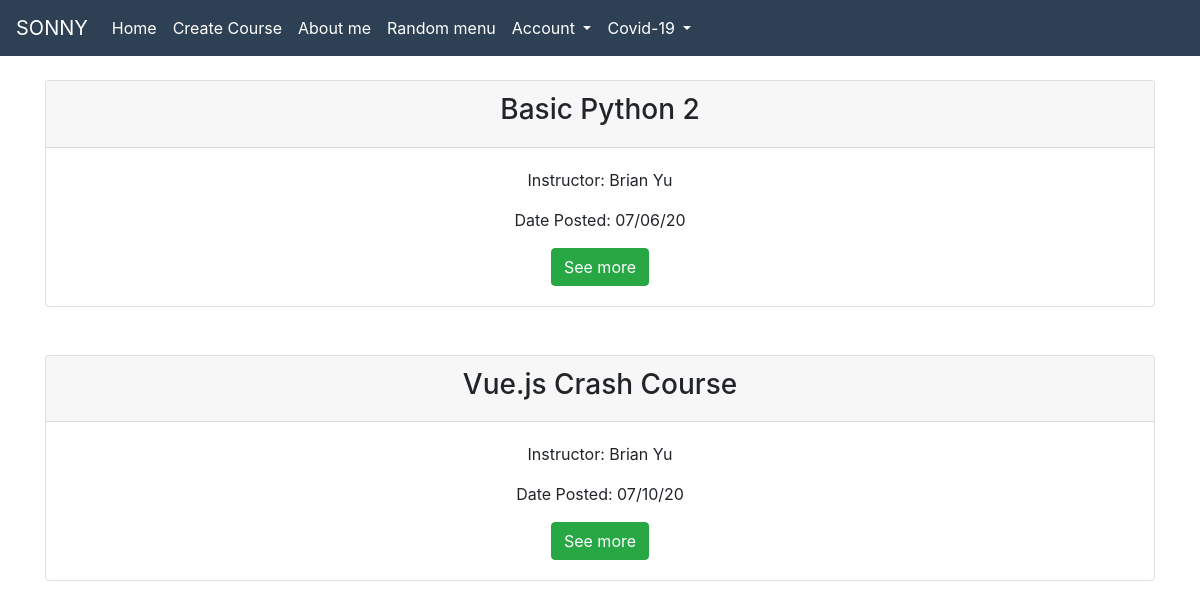
The page / on the database its author committed.
### app.py (models this page shows)
class Course(db.Model):
    id = db.Column(db.Integer,
                    primary_key=True)
    title = db.Column(db.String(120),
                      nullable=False)
    description = db.Column(db.Text,
                            nullable=False)
    price = db.Column(db.Integer,
                      nullable=False)
    duration = db.Column(db.Integer,
                         nullable=False)
    instructor = db.Column(db.String(80),
                           nullable=False)
    date_created = db.Column(db.DateTime(),
                             default=datetime.utcnow)

### app.py (the view)
@app.route('/')
def home():
    all_courses = Course.query.all()
    return render_template("home.html", all_courses=all_courses)

### templates/home.html (shortened to what this page needs)
{% extends 'base.html' %}
{% block content %}
    {% for courses in all_courses %}
    <br>
    <div class="main" style="text-align: center;">
        <div class="container">
            <div class="card">
                <div class="card-header">
                    <h3>{{courses.title}}</h3>
                </div>
                <div class="card-body">
                    <p>Instructor: {{courses.instructor}}</p>
                    <p>Date Posted: {{courses.date_created.strftime("%x")}}</p>
                    <a class="btn btn-success" href="/post-details/{{courses.id}}" role="button">See more</a>
                </div>
            </div>
        </div>
    </div><br>
    {% endfor %}
{% endblock content %}

### templates/base.html (shortened to what this page needs)
<!DOCTYPE html>
<html lang="en">
<head>
    <link rel="stylesheet" href="{{url_for('static', filename='css/about.css')}}">
    <link rel="stylesheet" href="https://stackpath.bootstrapcdn.com/bootstrap/4.5.0/css/bootstrap.min.css">
</head>
<body>
    <nav class="navbar navbar-expand-sm navbar-custom">
        <a class="navbar-brand" href="{{url_for('home')}}">SONNY</a>
        <div class="collapse navbar-collapse" id="navbarSupportedContent">
          <ul class="navbar-nav mr-auto">
            <li class="nav-item active">
              <a class="nav-link" href="{{url_for('home')}}">Home <span class="sr-only">(current)</span></a>
            </li>
            <li class="nav-item">
              <a class="nav-link" href="{{url_for('create')}}">Create Course</a>
            </li>
            <li class="nav-item">
              <a class="nav-link" href="{{url_for('about')}}">About me</a>
            </li>
            <li class="nav-item">
              <a class="nav-link" href="{{url_for('random_menu')}}">Random menu</a>
            </li>
            <li class="nav-item dropdown">
              <a class="nav-link dropdown-toggle" href="#" id="navbarDropdown" role="button" data-toggle="dropdown" aria-haspopup="true" aria-expanded="false">
                Account
              </a>
            </li>
            <li class="nav-item dropdown">
              <a class="nav-link dropdown-toggle" href="#" id="navbarDropdown" role="button" data-toggle="dropdown" aria-haspopup="true" aria-expanded="false">
                Covid-19
              </a>
            </li>
          </ul>
        </div>
      </nav>
    {% block content %}
    {% endblock content %}
</body>
</html>

### static/css/about.css (style rules this page uses)
body { background: -webkit-linear-gradient(left, #ffffff, #ffffff); }

### templates/base.html (style rules this page uses)
.navbar-custom { background-color: #2e4053; }
.navbar-custom .navbar-brand, .navbar-custom .navbar-text { color: white; }
.navbar-custom .navbar-nav .nav-link { color: #ffffff; }
.navbar-custom .nav-item.active .nav-link, .navbar-custom .nav-item:hover .nav-link { color: #ffffff; }

### rows shown on the page
Course: title "Basic Python 2", instructor "Brian Yu", date_created "07/06/20"
Course: title "Vue.js Crash Course", instructor "Brian Yu", date_created "07/10/20"
